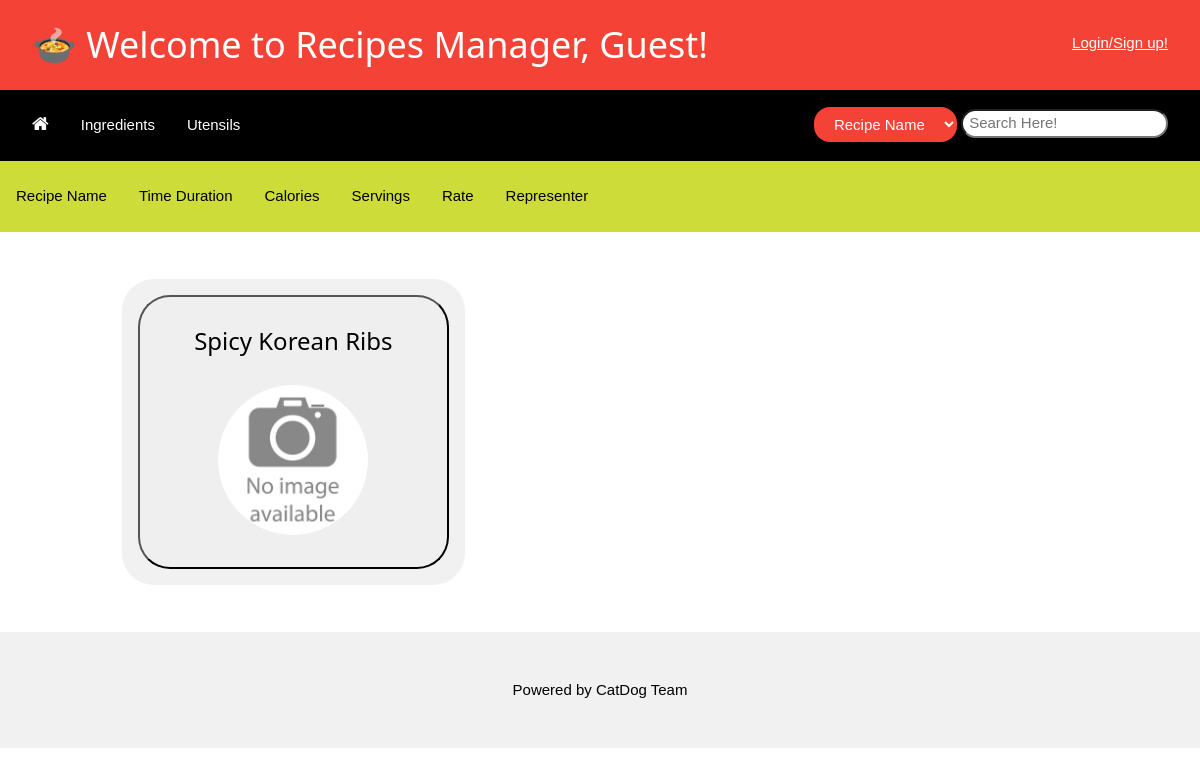
The app's page /, older data.
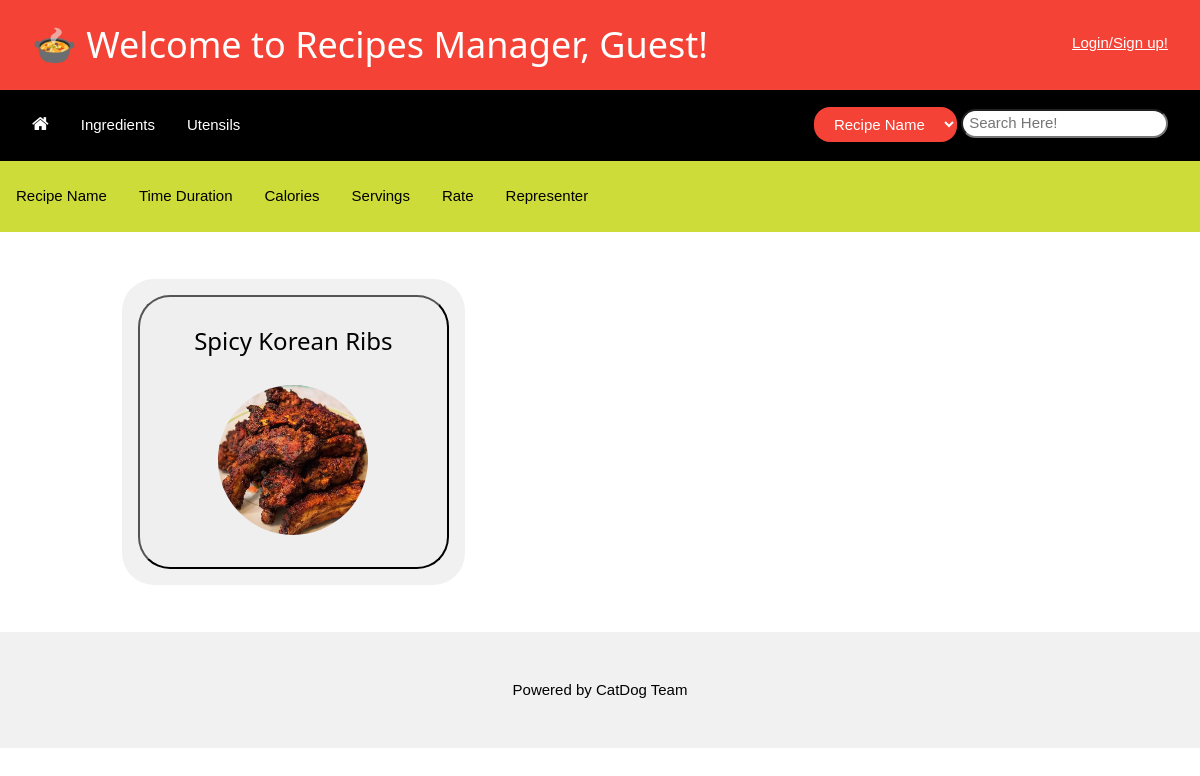
The same page, newer data.
### recipeManager/models.py (models this page shows)
class Recipe(models.Model):
    recipeID = models.AutoField(primary_key=True)
    recipeName = models.CharField(max_length=50)
    category = models.ManyToManyField(RecipeCategory, related_name="recipeCategory")
    ingredient = models.ManyToManyField(Ingredient, related_name="ingredients")
    ingredientAmount = models.JSONField()
    utensil = models.ManyToManyField(Utensil, related_name="utensils", blank=True)
    duration = models.DurationField()
    steps = models.TextField(max_length=3000)
    servings = models.FloatField()
    calories = models.FloatField()
    rating = models.FloatField(default=0)
    numRater = models.IntegerField(default=0)
    recipeImg = models.ImageField(upload_to ='recipe', blank=True, null=True, default='default/noImage.jpeg')
    chefName = models.CharField(max_length=50, default='admin')

### recipeManager/views.py (the view, shortened to what this page needs)
# urls.py: path('', views.index, name='index'),
def index(request):
    message = "No Result!"
    allRecipe = Recipe.objects.all()
    user_fname = ', Guest'
    login_stat = True
    if request.user.is_authenticated:
        user_fname = ', ' + request.user.get_short_name()
        login_stat = False
    submittedValue = request.POST
    template = loader.get_template('recipeManager/index.html')
    context = {
        'loginStat' : login_stat,
        'name' : user_fname,
        'allRecipe': allRecipe,
        'message' : message,
    }
    return HttpResponse(template.render(context, request))

### recipeManager/templates/recipeManager/index.html (shortened to what this page needs)
<!DOCTYPE html>
<html>
    <head>
        <link rel="stylesheet" href="/static/recipeManager/css/w3.css">
        <link rel="stylesheet" href="https://cdnjs.cloudflare.com/ajax/libs/font-awesome/4.7.0/css/font-awesome.min.css">
    </head>
    <body>
        <header class="w3-container w3-bar w3-red">
            <h1 class="w3-bar-item w3-animate-zoom">&#127858 Welcome to Recipes Manager{{name}}!</h1>
            {% if loginStat %}
                <div >
                    <a href="login/" class="w3-bar-item w3-block w3-mobile w3-padding-32 w3-right">Login/Sign up!</a>
                </div>
            {% else %}
                <a href={% url 'logout' %} class="w3-bar-item w3-block w3-mobile w3-padding-32 w3-right">Logout!</a><a href="profile/" class="w3-bar-item w3-block w3-mobile w3-padding-32 w3-right">Profile Setting</a>
            {% endif%}
        </header>
        <div class="w3-bar w3-black">
            <div class="w3-panel w3-left">
                <a href="/" class="w3-bar-item w3-button"><i class="w3-large fa fa-home"></i></a>
                <a href="ingredient/" class="w3-bar-item w3-button ">Ingredients</a>
                <a href="utensil/" class="w3-bar-item w3-button">Utensils</a>
            </div>
            <div class="w3-container w3-right">
                <form class="w3-panel" method="post">
                    <select class="w3-button w3-red w3-round-xlarge" id="search" name="search">
                        <option value="recipeName">Recipe Name</option>
                    </select>
                    <input class="w3-round-xlarge" type="search" id="searchFor" name="searchFor" placeholder=" Search Here!">
                </form>
            </div>
        </div>
        <div class="w3-bar w3-lime w3-margin-bottom w3-padding-16">
            <form method="post">
                <button class="w3-bar-item w3-button" type="submit" name="sortSubmit" value="recipeName">Recipe Name</button>
                <button class="w3-bar-item w3-button" type="submit" name="sortSubmit" value="duration">Time Duration</button>
                <button class="w3-bar-item w3-button" type="submit" name="sortSubmit" value="calories">Calories</button>
                <button class="w3-bar-item w3-button" type="submit" name="sortSubmit" value="servings">Servings</button>
                <button class="w3-bar-item w3-button" type="submit" name="sortSubmit" value="rating">Rate</button>
                <button class="w3-bar-item w3-button" type="submit" name="sortSubmit" value="chefName">Representer</button>
            </form>
        </div>
        <div class="w3-content" style="max-width:1100px">
            <div class="w3-container">
                {% if allRecipe %}
                    <ul>
                        <div class="w3-row">
                            {% for item in allRecipe %}
                                <div class="w3-mobile w3-container w3-col s4 w3-round-xxlarge w3-light-grey w3-padding-16 w3-margin">
                                    <button onclick="document.getElementById('{{ item.recipeID }}').style.display='block'" class="w3-bar w3-round-xxlarge w3-padding-16">
                                        <h3>{{ item.recipeName }}</h3>
                                        <img class="w3-circle w3-padding-16 w3-border-aqua" width="150px" src="/media/{{ item.recipeImg }}" alt="{{ item.recipeName }}">
                                    </button>
                                </div>
                            {% endfor %}
                        </div>
                    </ul>
                {% else %}
                    {% if message %}
                        <div class="w3-panel w3-red">
                            <p><b>{{ message }}</b></p>
                        </div>
                    {% endif %}
                {% endif %}
            </div>
        </div>
        <footer class="w3-center w3-light-grey w3-padding-32 w3-margin-top">
            <p>Powered by CatDog Team</p>
        </footer>
    </body>
</html>

Row changes from the older to the newer data that the page shows:
changed Recipe "Spicy Korean Ribs": recipeImg: picture added in place of a placeholder
